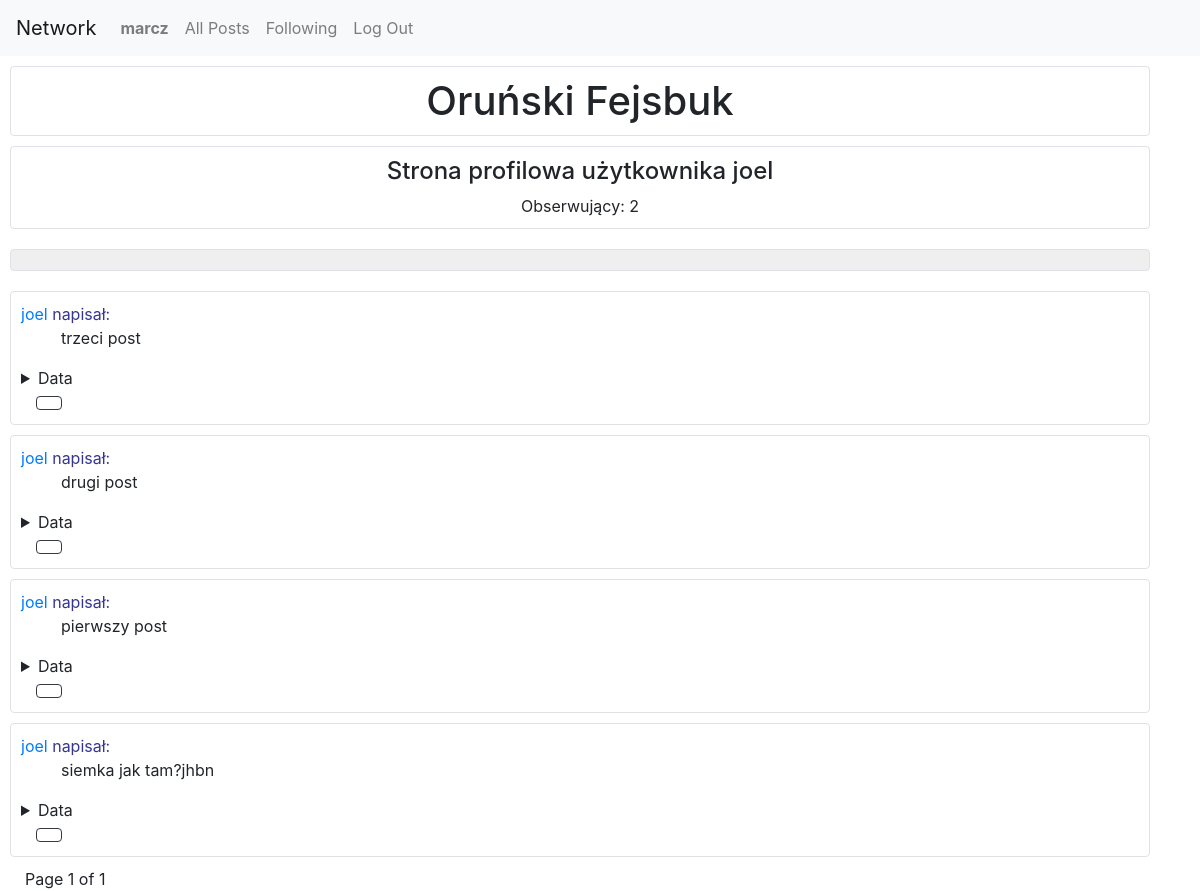
Screenshot of /user-page/1 (signed in) with the database file from the repository.
### network/models.py (models this page shows, shortened)
class User(AbstractUser):
    pass

class Post(models.Model):
    user = models.ForeignKey(User, on_delete=models.CASCADE, related_name="posts")
    text = models.TextField(blank=True)
    timestamp = models.DateTimeField(auto_now_add=True)
    class Meta:
        verbose_name = "post"
        verbose_name_plural = "posts"

### network/views.py (the view)
# urls.py: path("user-page/<int:user>", views.user_page, name="user-page"),
@csrf_exempt
@login_required(login_url="login")
def user_page(request, user):
    post_list = Post.objects.filter(user_id=user)
    post_user = post_list.order_by('-timestamp')
    user = User.objects.get(pk=user)
    paginator = Paginator(post_user, 5) #Show 5 posts per page
    page_number = request.GET.get('page')
    page_obj = paginator.get_page(page_number)
    followers = len(Following.objects.filter(friend_id=user))
    return render(request, "network/user.html", {
        'page_obj': page_obj,
        'author': user,
        'followers': followers
        })

### network/templates/network/user.html (shortened to what this page needs)
{% extends "network/layout.html" %}
{% load static %}
{% block body %}
<div class="container border rounded" style="padding: 10px; margin: 10px; text-align: center;">
    <h4>Strona profilowa użytkownika {{ author }}</h4>
    Obserwujący: {{ followers }}
</div>
{% if user != author %}
    <button id="follow-unfollow" data-user="{{ author.id }}" class="container border rounded" style="padding: 10px; margin: 10px;"></button>
{% endif %}
{% for post in page_obj %}
    <div id="one_post-{{ post.id }}" class="container border rounded" style="padding: 10px; margin: 10px;">
    <div style="color:rgb(54, 54, 145)"><a href="{% url 'user-page' user=post.user.id %}">{{ post.user }}</a> napisał:
    </div>
    <ul id="text-content-{{ post.id }}">{{ post.text }}    </ul>
    <div>
    <details>
        <summary>Data</summary>
    </details>
</div>
{% if user.is_authenticated %}
        <div class="container">
            <div id="lajk" data-cont="{{ post.id }}">
                <button title="" class="btn btn-outline-dark"  data-like="{{ post.id }}" name="Like" id="like">
                </button>
            </div>
{% endif %}
    </div>
</div>
{% endfor %}
{% endblock %}

### network/templates/network/layout.html (shortened to what this page needs)
{% load static %}
<!DOCTYPE html>
<html lang="en">
    <head>
        <link rel="stylesheet" href="https://stackpath.bootstrapcdn.com/bootstrap/4.4.1/css/bootstrap.min.css">
        <link href="{% static 'network/styles.css' %}" rel="stylesheet">
    </head>
    <body>
        <nav class="navbar navbar-expand-lg navbar-light bg-light">
            <a class="navbar-brand" href="#">Network</a>
            <div>
              <ul class="navbar-nav mr-auto">
                {% if user.is_authenticated %}
                    <li class="nav-item">
                        <a class="nav-link" href="#"><strong>{{ user.username }}</strong></a>
                    </li>
                {% endif %}
                <li class="nav-item">
                  <a class="nav-link" href="{% url 'index' %}">All Posts</a>
                </li>
                {% if user.is_authenticated %}
                    <li class="nav-item">
                        <a class="nav-link" href="{% url 'following' method='all' friend=0 %}">Following</a>
                    </li>
                    <li class="nav-item">
                        <a class="nav-link" href="{% url 'logout' %}">Log Out</a>
                    </li>
                {% endif %}
              </ul>
            </div>
          </nav>
        <div class="body">
            <h1 class="container border rounded" style="padding: 10px; margin: 10px; text-align: center;">Oruński Fejsbuk</h1>
            {% block body %}
            {% endblock %}
        </div>
        <div class="pagination" style="margin-left: 25px;">
            <span class="step-links">
                <span class="current">
                    Page {{ page_obj.number }} of {{ page_obj.paginator.num_pages }}
                </span>
            </span>
        </div>
    </body>
</html>

### rows the page displays
User: username "marcz"
User: username "joel"
Post: user "joel", text "trzeci post"
Post: user "joel", text "drugi post"
Post: user "joel", text "pierwszy post"
Post: user "joel", text "siemka jak tam?jhbn"

### other values shown
{{ followers }} "2"
{{ page_obj.number }} "1"
{{ page_obj.paginator.num_pages }} "1"
